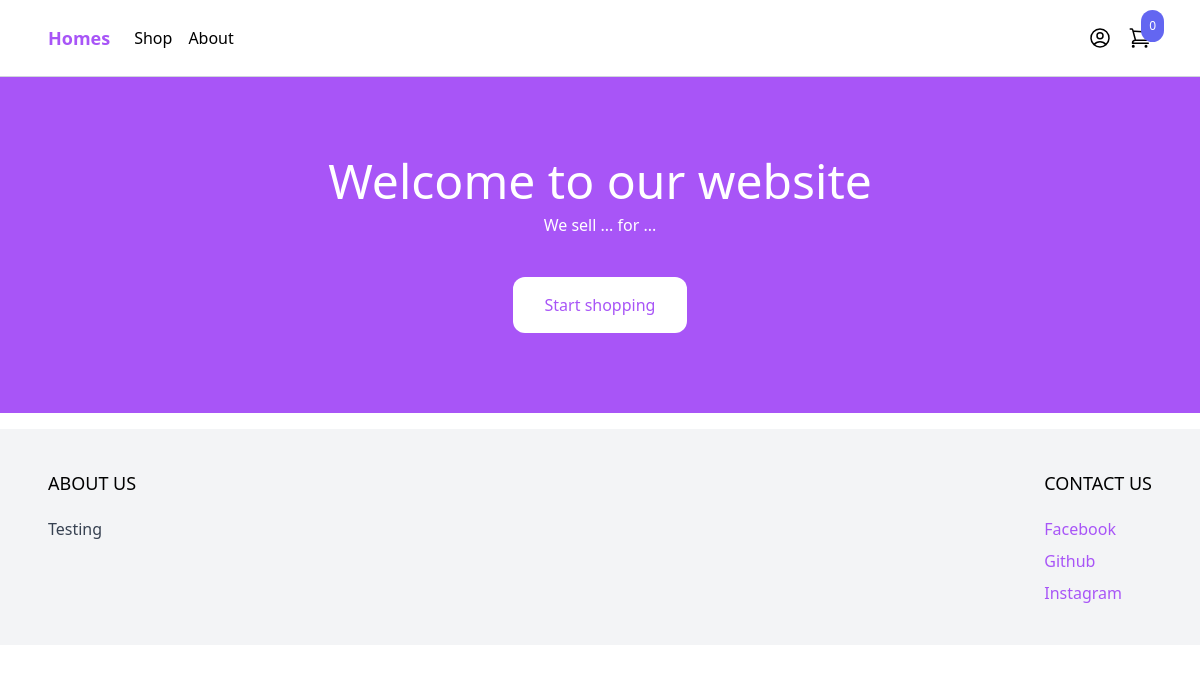
The app's page /, older data.
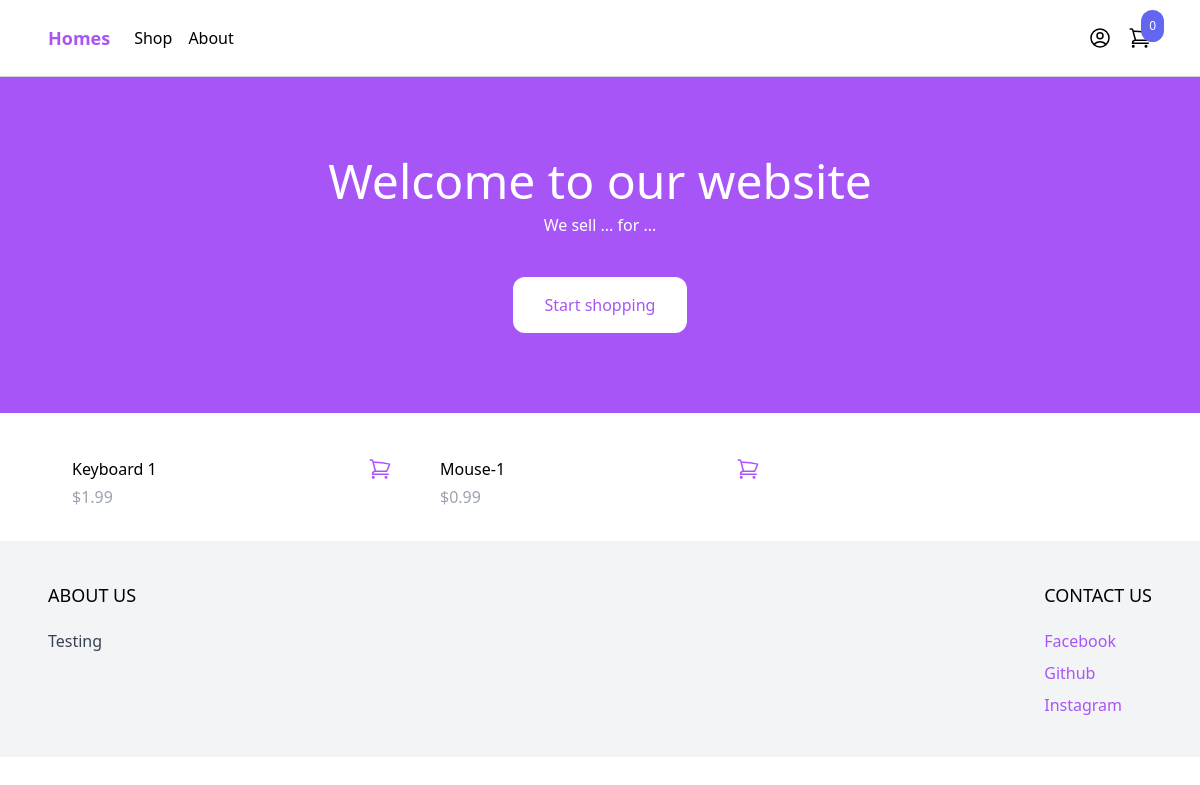
The same page, newer data.
### product/models.py (models this page shows, shortened)
class Product(models.Model):
    category = models.ForeignKey(Category, related_name='products', on_delete=models.CASCADE)
    name = models.CharField(max_length=255)
    slug = models.SlugField()
    description = models.TextField(blank=True, null=True)
    price = models.IntegerField()
    created_at = models.DateTimeField(auto_now_add=True)
    image = models.ImageField(upload_to="uploads/", blank=True, null=True)
    thumbnail = models.ImageField(upload_to="uploads/", blank=True, null=True)
    class Meta:
        ordering = ('-created_at',)
    def get_display_price(self):
        return self.price / 100

### ecommerceapp/views.py (the view)
# urls.py: path("", frontpage, name="frontpage"),
def frontpage(request):
    products = Product.objects.all()[0:4]
    return render(request, "frontpage.html", {'products': products})

### Cart/cart.py (called while the page is built)
    def __len__(self):
        return sum(item['quantity'] for item in self.cart.values())

### Cart/context_processors.py (called while the page is built)
def cart(request):
    return {'cart': Cart(request)}

### ecommerceapp/templates/frontpage.html
{% extends 'base.html'%}
{% block content %}
<header class="px-6 py-10 lg:py-20 bg-purple-500">
    <div class="max-w-3xl mx-auto text-center">
        <p class="mb-2 text-3xl lg:text-5xl text-white">Welcome to our website</p>
        <p class="mb-10 text-white">We sell ... for ...</p>
        <a href="#" class="inline-block px-8 py-4 rounded-xl bg-white text-purple-500 hover:bg-gray-200">Start shopping</a>
    </div>
</header>
<div class="max-w-6xl mx-auto py-2 px-6 xl:px-0">
    <div class="products flex items-center flex-wrap">
        {% for product in products %}
            {% include "partials/product_item_list.html" %}
        {% endfor %}
    </div>
</div>
{% endblock %}

### product/templates/partials/product_item_list.html (shortened to what this page needs)
<div class="w-full md:w-1/3 xl:w-1/4 p-6">
    <div class="pt-3 flex items-center justify-between">
        <a href="{% url 'product' product.slug %}">{{product.name}}</a>
        <a href="{% url 'product' product.slug %}" class="text-purple-500 hover:text-purple-800">
        </a>
    </div>
    <p class="pt-1 text-gray-400">${{product.get_display_price}}</p>
</div>

Row changes from the older to the newer data that the page shows:
added Product: name "Keyboard 1", get_display_price "1.99"
added Product: name "Mouse-1", get_display_price "0.99"
